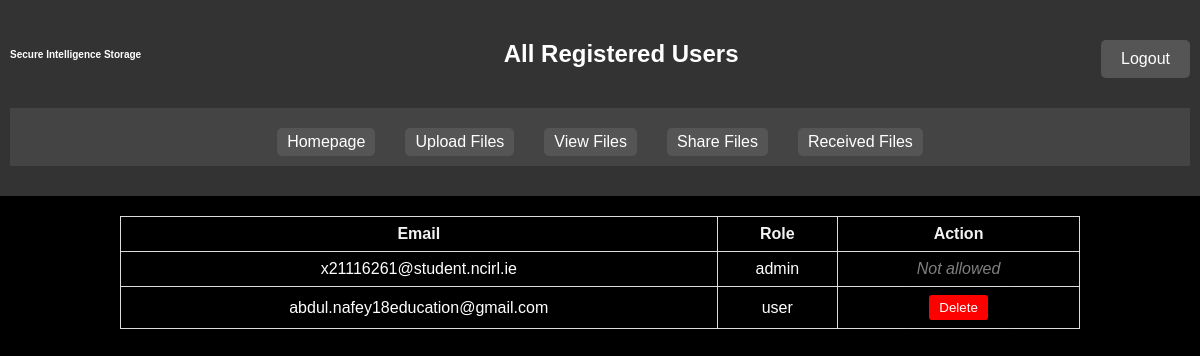
Page /all_users (signed in) on the earlier database version.
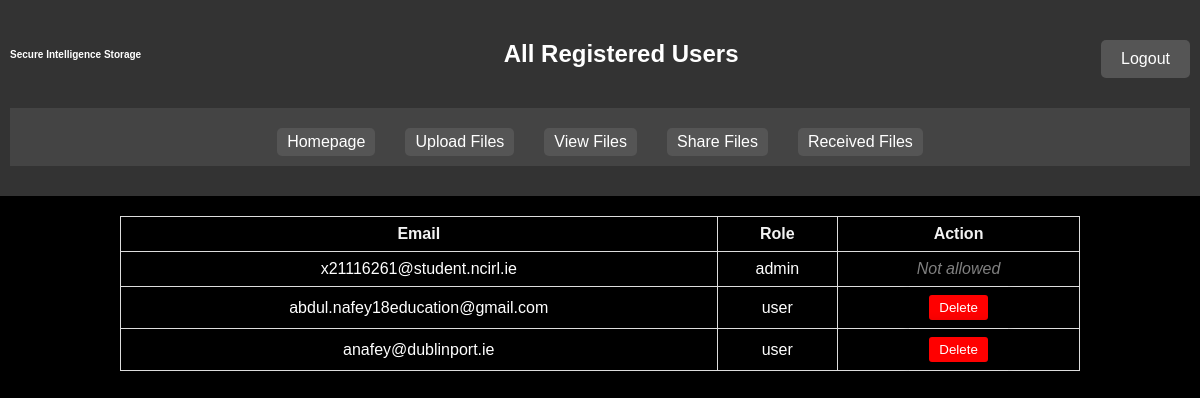
Same page on the later database version.
### tables this page shows
CREATE TABLE users (
                id INTEGER PRIMARY KEY AUTOINCREMENT,
                email TEXT UNIQUE NOT NULL,
                password_hash TEXT NOT NULL,
                mfa_secret TEXT,
                role TEXT NOT NULL DEFAULT 'user'  -- Role column: 'admin' or 'user'
            );

### routes/page_routes.py (the view)
    @app.route('/all_users')
    def all_users():
        if 'role' in session and session['role'] == 'admin':
            connection = get_db_connection()
            users = connection.execute('SELECT id, email, role FROM users').fetchall()  # Fetch user data
            connection.close()
            return render_template('all_users.html', users=users)
        else:
            flash('Unauthorized access!', 'error')
            return redirect(url_for('login'))

### database/sql_db.py (called while the page is built)
def get_db_connection():
    connection = sqlite3.connect(DB_PATH)
    connection.row_factory = sqlite3.Row
    return connection

### templates/all_users.html (shortened to what this page needs)
<!DOCTYPE html>
<html lang="en">
<head>
    <link rel="stylesheet" type="text/css" href="{{ url_for('static', filename='styles.css') }}">
</head>
<body>
    <header>
        <h1>Secure Intelligence Storage</h1>
        <h2>All Registered Users</h2>
        <nav class="nav1">
            <a href="{{ url_for('logout') }}">Logout</a>
        </nav>
        <nav class="nav2">
        <a href="{{ url_for('dynamic_homepage') }}">Homepage</a>
        <a href="{{ url_for('upload_file') }}">Upload Files</a>
        <a href="{{ url_for('files') }}">View Files</a>
        <a href="{{ url_for('share') }}">Share Files</a>
        <a href="{{ url_for('received_files') }}">Received Files</a>
        </nav>
    </header>
    <main>
        <table>
            <thead>
                <tr>
                    <th>Email</th>
                    <th>Role</th>
                    <th>Action</th>
                </tr>
            </thead>
            <tbody>
                {% for user in users %}
                <tr>
                    <td>{{ user.email | e }}</td>
                    <td>{{ user.role | e }}</td>
                    <td>
                        {% if user.role != 'admin' %}
                        <form action="{{ url_for('delete_user', user_id=user.id) }}" method="post" style="display: inline;">
                            <button type="submit">
                                Delete
                            </button>
                        </form>
                        {% else %}
                        <span>Not allowed</span>
                        {% endif %}
                    </td>
                </tr>
                {% endfor %}
            </tbody>
        </table>
    </main>
</body>
</html>

### static/styles.css (style rules this page uses)
body { font-family: Arial, sans-serif; background-color: #000000; margin: 0; padding: 0; }
form { color: #fff; padding: 20px; border-radius: 5px; box-shadow: 0 0 10px rgba(0, 0, 0, 0.1); margin: 50px auto; width: 300px; }
h1 { text-align: center; color: #ffffff; }
a { display: block; margin-top: 10px; color: #007bff; }
header { background-color: #333; color: #fff; padding: 10px; display: flex; justify-content: space-between; align-items: center; flex-wrap: wrap; }
header h1 { margin: 0; font-size: 10px; }
header h2 { text-align: center; }
header a { color: #fff; text-decoration: none; }
.nav1 { display: flex; align-items: center; gap: 15px; }
.nav2 { display: flex; justify-content: center; gap: 30px; padding: 10px 0; width: 100%; background-color: #444; margin-top: 10px; }
.nav2 a { color: #fff; text-decoration: none; font-size: 16px; padding: 5px 10px; transition: color 0.3s; }
table { width: 80%; max-width: 1000px; border-collapse: collapse; color: white; margin: 20px auto; box-shadow: 0 4px 8px rgba(0, 0, 0, 0.2); }
th, td { padding: 8px 5px; text-align: center; border: 1px solid #ddd; }
th { color: #f2f2f2; font-weight: bold; }
thead { text-align: center; }
nav, footer { text-align: center; margin: 20px 0; }
nav a { text-decoration: none; color: white; background-color: #555; padding: 10px 20px; border-radius: 5px; }
button[type="submit"] { padding: 5px 10px; background-color: red; color: white; border: none; border-radius: 3px; cursor: pointer; }
span { color: gray; font-style: italic; text-align: center; display: block; }

Differences in the rows shown:
added users: email "anafey@dublinport.ie", role "user"
